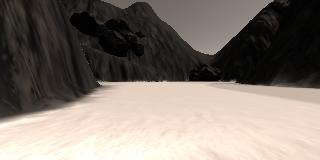
#> input picture search_sample_return/sample.jpg, 320 x 160 px
$ jupyter execute wrap_threshold_map.ipynb
#> lines starting #> are read from the running program, lines starting #| are printed output that depends on the picture; after the words box and inside, x2 and y2 are one past the last pixel; in counts of white or black regions, pixels touching at a corner belong together
#> further down, image is the input picture: shape (160, 320, 3); mean R, G, B 128.4, 119, 110.8
[cell 1]
import matplotlib.pyplot as plt
import matplotlib.image as mpimg
import numpy as np
import cv2

[cell 2]
def color_threshold(img, thres=(0, 0, 0)):
#> called with thres = (180, 180, 180)
    binary = np.zeros_like(img[:, :, 0])
    threshold = (img[:, :, 0] > thres[0]) & (img[:, :, 1] > thres[1]) & (img[:, :, 2] > thres[2])
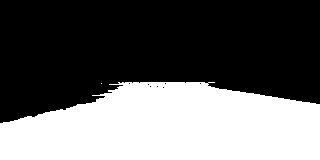
#> threshold: shape (160, 320) bool; 39.7% white; 2 white regions (1 under 20 px), largest, box (x1, y1, x2, y2) and area: (0, 82, 320, 160) 20312
    binary[threshold] = 1
    return binary

def perspective_transform(img, src, dst):
    M = cv2.getPerspectiveTransform(src, dst)
    wraped = cv2.warpPerspective(img, M, (image.shape[1], image.shape[0]))
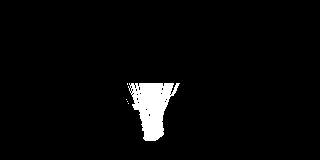
#> wraped: shape (160, 320); values 0 (black) and 1 (white), 3.3% white; 5 white regions (4 under 20 px), largest, box (x1, y1, x2, y2) and area: (128, 83, 180, 141) 1685
    return wraped

[cell 3]
image = mpimg.imread("sample.jpg")
plt.imshow(image)

[cell 4]
src = np.float32([[14, 140], [300, 140], [120, 95], [200,95]])
dst = np.float32([[145, 140], [155, 140], [145, 130], [155, 130]])

[cell 5]
binary = color_threshold(image, thres=(180, 180, 180))
plt.imshow(binary, cmap='gray')

[cell 6]
warped = perspective_transform(binary, src, dst)
plt.imshow(warped, cmap='gray')

[cell 7]
def rover_coords(binary_img):
    nonzero_y, nonzero_x = binary_img.nonzero()
#> nonzero_y = 1690 values from 83 to 140; nonzero_x = 1690 values, max 179 at index 45, min 126 at index 674, mean 151.7

    pixel_x = -(nonzero_y - binary_img.shape[0]).astype(np.float32)
#> pixel_x = 1690 values, max 77 at index 0, min 20 at index 1679, mean 53.96
    pixel_y = -(nonzero_x - binary_img.shape[1]/2).astype(np.float32)
#> pixel_y = 1690 values, max 34 at index 674, min -19 at index 45, mean 8.31
    return pixel_x, pixel_y

[cell 8]
pixel_x, pixel_y = rover_coords(warped)
plt.plot(pixel_x, pixel_y, '.')
plt.xlim(0, 360)
plt.ylim(150, -150)
plt.show()
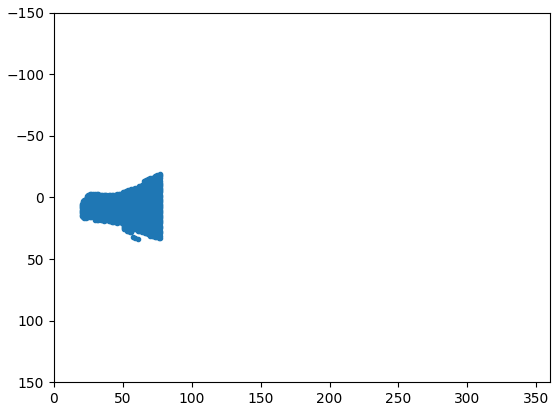
#> figure drawn by matplotlib, 1 panel

$ run again, with search_sample_return/angle_example.jpg copied over search_sample_return/sample.jpg
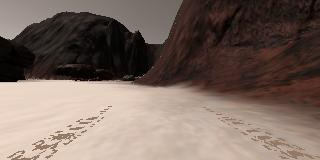
#> input picture search_sample_return/angle_example.jpg, 320 x 160 px
#> image is the input picture: shape (160, 320, 3); mean R, G, B 121.3, 104.9, 96.2
#> in color_threshold, `threshold = (img[:, :, 0] > thres[0]) & (img[:, :, 1] > thres[1]) & (i..`:
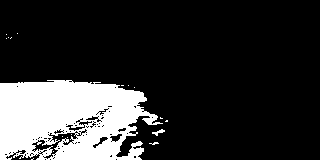
#> threshold: shape (160, 320) bool; 19.1% white; 18 white regions (16 under 20 px), largest, box (x1, y1, x2, y2) and area: (0, 80, 163, 160) 9714, (152, 129, 165, 136) 38
#> wraped: shape (160, 320); values 0 (black) and 1 (white), 5.5% white; 6 white regions (5 under 20 px), largest, box (x1, y1, x2, y2) and area: (24, 21, 150, 141) 2810
#> nonzero_y = 2820 values from 21 to 140; nonzero_x = 2820 values, max 149 at index 2805, min 24 at index 0, mean 92.84
#> in rover_coords, `pixel_x = -(nonzero_y - binary_img.shape[0]).astype(np.float32)`: pixel_x = 2820 values, max 139 at index 0, min 20 at index 2819, mean 77.85
#> in rover_coords, `pixel_y = -(nonzero_x - binary_img.shape[1]/2).astype(np.float32)`: pixel_y = 2820 values, max 136 at index 0, min 11 at index 2805, mean 67.16
#> `plt.show()`:
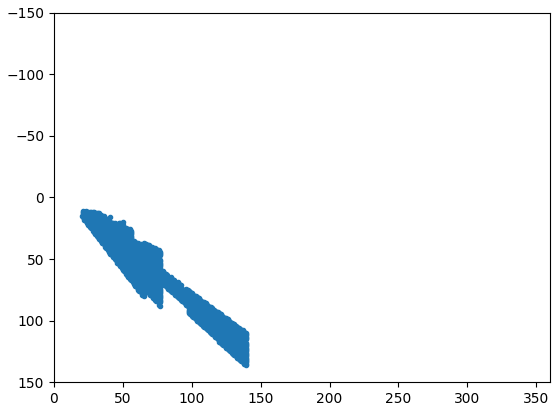
#> figure drawn by matplotlib, 1 panel

$ run again, with search_sample_return/example_grid1.jpg copied over search_sample_return/sample.jpg
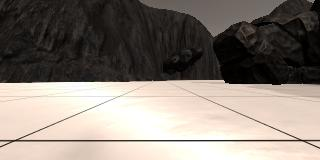
#> input picture search_sample_return/example_grid1.jpg, 320 x 160 px
#> image is the input picture: shape (160, 320, 3); mean R, G, B 135.1, 126.3, 118.3
#> in color_threshold, `threshold = (img[:, :, 0] > thres[0]) & (img[:, :, 1] > thres[1]) & (i..`:
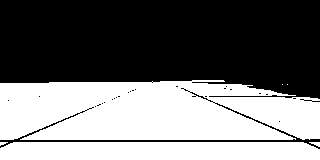
#> threshold: shape (160, 320) bool; 44.7% white; 6 white regions (3 under 20 px), largest, box (x1, y1, x2, y2) and area: (0, 80, 320, 140) 17201, (0, 142, 320, 160) 5657, (309, 142, 320, 147) 32
#> wraped: shape (160, 320); values 0 (black) and 1 (white), 10.9% white; 3 white regions (2 under 20 px), largest, box (x1, y1, x2, y2) and area: (80, 21, 219, 140) 5564
#> nonzero_y = 5571 values from 21 to 139; nonzero_x = 5571 values, max 218 at index 33, min 80 at index 2959, mean 153.7
#> in rover_coords, `pixel_x = -(nonzero_y - binary_img.shape[0]).astype(np.float32)`: pixel_x = 5571 values, max 139 at index 0, min 21 at index 5559, mean 73.82
#> in rover_coords, `pixel_y = -(nonzero_x - binary_img.shape[1]/2).astype(np.float32)`: pixel_y = 5571 values, max 80 at index 2959, min -58 at index 33, mean 6.33
#> `plt.show()`:
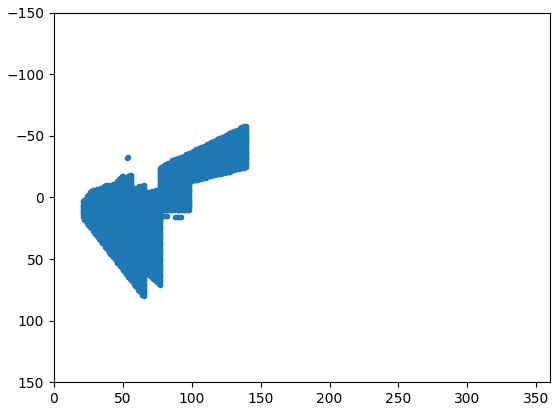
#> figure drawn by matplotlib, 1 panel
